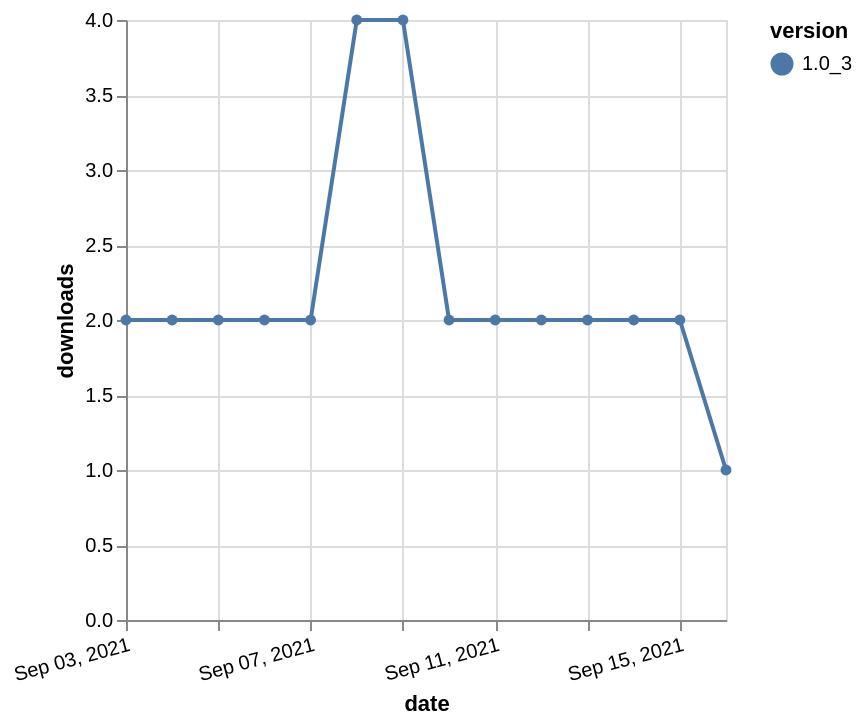

Write the Vega-Lite specification saved for this chart.
### Vega-Lite specification from a JSON file in a GitHub repository (floating-point values rounded to 4 significant figures)
{"$schema": "https://vega.github.io/schema/vega-lite/v5.json", "description": "A simple bar chart with embedded data.", "data": {"values": [{"date": "2021-09-03", "total": 3556, "delta": 2, "version": "1.0_3"}, {"date": "2021-09-04", "total": 3558, "delta": 2, "version": "1.0_3"}, {"date": "2021-09-05", "total": 3560, "delta": 2, "version": "1.0_3"}, {"date": "2021-09-06", "total": 3562, "delta": 2, "version": "1.0_3"}, {"date": "2021-09-07", "total": 3564, "delta": 2, "version": "1.0_3"}, {"date": "2021-09-08", "total": 3568, "delta": 4, "version": "1.0_3"}, {"date": "2021-09-09", "total": 3572, "delta": 4, "version": "1.0_3"}, {"date": "2021-09-10", "total": 3574, "delta": 2, "version": "1.0_3"}, {"date": "2021-09-11", "total": 3576, "delta": 2, "version": "1.0_3"}, {"date": "2021-09-12", "total": 3578, "delta": 2, "version": "1.0_3"}, {"date": "2021-09-13", "total": 3580, "delta": 2, "version": "1.0_3"}, {"date": "2021-09-14", "total": 3582, "delta": 2, "version": "1.0_3"}, {"date": "2021-09-15", "total": 3584, "delta": 2, "version": "1.0_3"}, {"date": "2021-09-16", "total": 3585, "delta": 1, "version": "1.0_3"}]}, "width": "container", "mark": {"type": "line", "point": {"filled": true}}, "encoding": {"x": {"field": "date", "type": "temporal", "timeUnit": "yearmonthdate", "title": "date", "axis": {"labelAngle": -15}}, "y": {"field": "delta", "type": "quantitative", "title": "downloads"}, "color": {"field": "version", "type": "nominal"}, "tooltip": {"field": "delta"}}}
